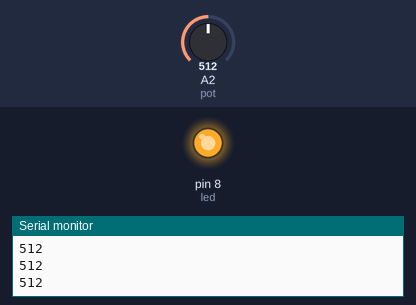
Bench run of a sketch on a simulated Arduino Uno, built with avr-gcc and run on an emulated ATmega328P. On the bench: output pins drawn as LEDs (lit = HIGH), the last lines printed to the serial monitor. Inputs (shaded band) come from the test bench; at power-on: A2 (pot) = 512.

Above: at 1.2 s.
1.3 s: A2 (pot) set to 396
2.8 s: A2 (pot) set to 367
At 3.1 s:
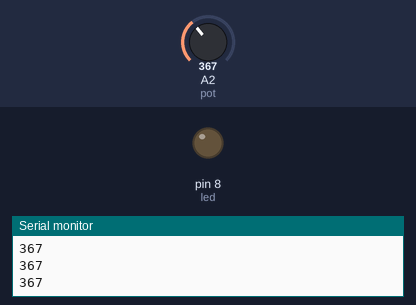
4.3 s: A2 (pot) set to 511
At 5.4 s:
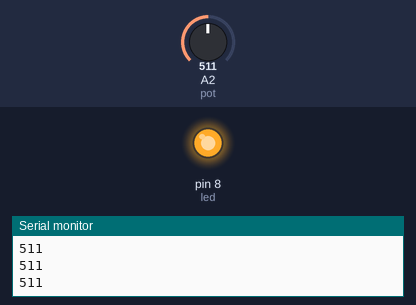
5.8 s: A2 (pot) set to 306
At 6.6 s:
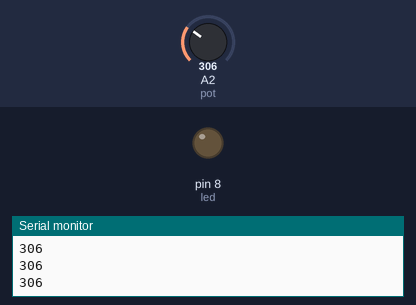
Timing chart, 0 to 8.3 s (numbered marks = the images above; inputs shaded):
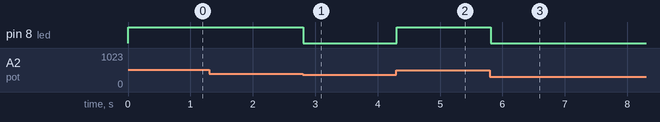

Measured:
- the behaviour switches between 384 and 383 on A2 (pot) (found by bisection; images 0 and 1)
- after the input at 2.8 s, pin 8 (led): HIGH → LOW at once
- after the input at 4.3 s, pin 8 (led): LOW → HIGH at once
- after the input at 5.8 s, pin 8 (led): HIGH → LOW at once

The sketch:

pot.ino
```cpp
int pot = A2;
int led = 8;

void setup() {
  // put your setup code here, to run once:
 pinMode(led,OUTPUT);
  Serial.begin(9600);
}
void loop() {
  // put your main code here, to run repeatedly:
int potval = analogRead(pot);
int bright = potval/3;
Serial.println(potval);
analogWrite(led,bright);
}
```
